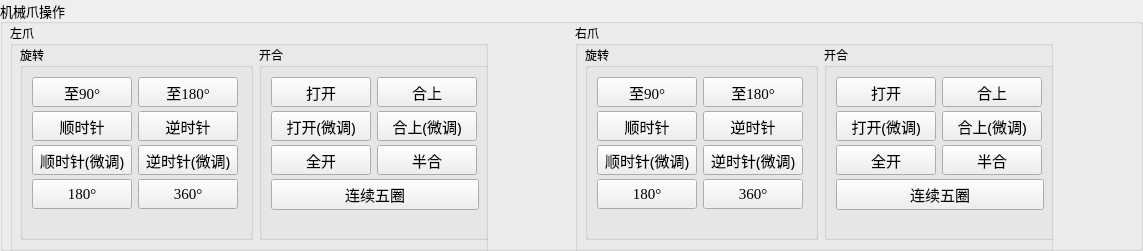
  <widget class="QGroupBox" name="groupBox">
   <property name="geometry">
    <rect>
     <x>0</x>
     <y>500</y>
     <width>1143</width>
     <height>251</height>
    </rect>
   </property>
   <property name="font">
    <font>
     <family>Agency FB</family>
     <pointsize>10</pointsize>
    </font>
   </property>
   <property name="title">
    <string>机械爪操作</string>
   </property>
   <widget class="QGroupBox" name="groupBox_left">
    <property name="geometry">
     <rect>
      <x>10</x>
      <y>23</y>
      <width>478</width>
      <height>241</height>
     </rect>
    </property>
    <property name="font">
     <font>
      <family>Agency FB</family>
      <pointsize>9</pointsize>
     </font>
    </property>
    <property name="title">
     <string>左爪</string>
    </property>
    <widget class="QWidget" name="layoutWidget">
     <property name="geometry">
      <rect>
       <x>10</x>
       <y>22</y>
       <width>471</width>
       <height>195</height>
      </rect>
     </property>
     <layout class="QHBoxLayout" name="horizontalLayout_4">
      <item>
       <widget class="QGroupBox" name="groupBox_left_rotation">
        <property name="title">
         <string>旋转</string>
        </property>
        <layout class="QFormLayout" name="formLayout_4">
         <property name="verticalSpacing">
          <number>4</number>
         </property>
         <item row="0" column="0">
          <widget class="QPushButton" name="btn_left_to90">
           <property name="sizePolicy">
            <sizepolicy hsizetype="Minimum" vsizetype="Maximum">
             <horstretch>0</horstretch>
             <verstretch>0</verstretch>
            </sizepolicy>
           </property>
           <property name="minimumSize">
            <size>
             <width>100</width>
             <height>30</height>
            </size>
           </property>
           <property name="maximumSize">
            <size>
             <width>100</width>
             <height>30</height>
            </size>
           </property>
           <property name="font">
            <font>
             <family>Times New Roman</family>
             <pointsize>11</pointsize>
            </font>
           </property>
           <property name="text">
            <string>至90°</string>
           </property>
          </widget>
         </item>
         <item row="0" column="1">
          <widget class="QPushButton" name="btn_left_to180">
           <property name="sizePolicy">
            <sizepolicy hsizetype="Minimum" vsizetype="Maximum">
             <horstretch>0</horstretch>
             <verstretch>0</verstretch>
            </sizepolicy>
           </property>
           <property name="minimumSize">
            <size>
             <width>100</width>
             <height>30</height>
            </size>
           </property>
           <property name="maximumSize">
            <size>
             <width>100</width>
             <height>30</height>
            </size>
           </property>
           <property name="font">
            <font>
             <family>Times New Roman</family>
             <pointsize>11</pointsize>
            </font>
           </property>
           <property name="text">
            <string>至180°</string>
           </property>
          </widget>
         </item>
         <item row="1" column="0">
          <widget class="QPushButton" name="btn_left_clockwise">
           <property name="sizePolicy">
            <sizepolicy hsizetype="Minimum" vsizetype="Maximum">
             <horstretch>0</horstretch>
             <verstretch>0</verstretch>
            </sizepolicy>
           </property>
           <property name="minimumSize">
            <size>
             <width>100</width>
             <height>30</height>
            </size>
           </property>
           <property name="maximumSize">
            <size>
             <width>100</width>
             <height>30</height>
            </size>
           </property>
           <property name="font">
            <font>
             <pointsize>11</pointsize>
            </font>
           </property>
           <property name="text">
            <string>顺时针</string>
           </property>
          </widget>
         </item>
         <item row="1" column="1">
          <widget class="QPushButton" name="btn_left_anticlockwise">
           <property name="sizePolicy">
            <sizepolicy hsizetype="Minimum" vsizetype="Maximum">
             <horstretch>0</horstretch>
             <verstretch>0</verstretch>
            </sizepolicy>
           </property>
           <property name="minimumSize">
            <size>
             <width>100</width>
             <height>30</height>
            </size>
           </property>
           <property name="maximumSize">
            <size>
             <width>100</width>
             <height>30</height>
            </size>
           </property>
           <property name="font">
            <font>
             <pointsize>11</pointsize>
            </font>
           </property>
           <property name="text">
            <string>逆时针</string>
           </property>
          </widget>
         </item>
         <item row="2" column="0">
          <widget class="QPushButton" name="btn_left_clockwise_small">
           <property name="sizePolicy">
            <sizepolicy hsizetype="Minimum" vsizetype="Maximum">
             <horstretch>0</horstretch>
             <verstretch>0</verstretch>
            </sizepolicy>
           </property>
           <property name="minimumSize">
            <size>
             <width>100</width>
             <height>30</height>
            </size>
           </property>
           <property name="maximumSize">
            <size>
             <width>100</width>
             <height>30</height>
            </size>
           </property>
           <property name="font">
            <font>
             <pointsize>11</pointsize>
            </font>
           </property>
           <property name="text">
            <string>顺时针(微调)</string>
           </property>
          </widget>
         </item>
         <item row="2" column="1">
          <widget class="QPushButton" name="btn_left_anticlockwise_small">
           <property name="sizePolicy">
            <sizepolicy hsizetype="Minimum" vsizetype="Maximum">
             <horstretch>0</horstretch>
             <verstretch>0</verstretch>
            </sizepolicy>
           </property>
           <property name="minimumSize">
            <size>
             <width>100</width>
             <height>30</height>
            </size>
           </property>
           <property name="maximumSize">
            <size>
             <width>100</width>
             <height>30</height>
            </size>
           </property>
           <property name="font">
            <font>
             <pointsize>11</pointsize>
            </font>
           </property>
           <property name="text">
            <string>逆时针(微调)</string>
           </property>
          </widget>
         </item>
         <item row="3" column="0">
          <widget class="QPushButton" name="btn_left_180">
           <property name="sizePolicy">
            <sizepolicy hsizetype="Minimum" vsizetype="Maximum">
             <horstretch>0</horstretch>
             <verstretch>0</verstretch>
            </sizepolicy>
           </property>
           <property name="minimumSize">
            <size>
             <width>100</width>
             <height>30</height>
            </size>
           </property>
           <property name="maximumSize">
            <size>
             <width>100</width>
             <height>30</height>
            </size>
           </property>
           <property name="font">
            <font>
             <family>Times New Roman</family>
             <pointsize>11</pointsize>
            </font>
           </property>
           <property name="text">
            <string>180°</string>
           </property>
          </widget>
         </item>
         <item row="3" column="1">
          <widget class="QPushButton" name="btn_left_5circle">
           <property name="sizePolicy">
            <sizepolicy hsizetype="Minimum" vsizetype="Maximum">
             <horstretch>0</horstretch>
             <verstretch>0</verstretch>
            </sizepolicy>
           </property>
           <property name="minimumSize">
            <size>
             <width>100</width>
             <height>30</height>
            </size>
           </property>
           <property name="maximumSize">
            <size>
             <width>100</width>
             <height>30</height>
            </size>
           </property>
           <property name="font">
            <font>
             <family>Times New Roman</family>
             <pointsize>11</pointsize>
            </font>
           </property>
           <property name="text">
            <string>360°</string>
           </property>
          </widget>
         </item>
        </layout>
        <zorder>btn_left_to90</zorder>
        <zorder>btn_left_180</zorder>
        <zorder>btn_left_clockwise_small</zorder>
        <zorder>btn_left_5circle</zorder>
        <zorder>btn_left_clockwise</zorder>
        <zorder>btn_left_anticlockwise</zorder>
        <zorder>btn_left_anticlockwise_small</zorder>
        <zorder>btn_left_to180</zorder>
       </widget>
      </item>
      <item>
       <widget class="QGroupBox" name="groupBox_left_open_close">
        <property name="title">
         <string>开合</string>
        </property>
        <layout class="QFormLayout" name="formLayout">
         <property name="verticalSpacing">
          <number>4</number>
         </property>
         <item row="0" column="0">
          <widget class="QPushButton" name="btn_left_open">
           <property name="sizePolicy">
            <sizepolicy hsizetype="Minimum" vsizetype="Maximum">
             <horstretch>0</horstretch>
             <verstretch>0</verstretch>
            </sizepolicy>
           </property>
           <property name="minimumSize">
            <size>
             <width>100</width>
             <height>30</height>
            </size>
           </property>
           <property name="maximumSize">
            <size>
             <width>100</width>
             <height>30</height>
            </size>
           </property>
           <property name="font">
            <font>
             <family>Adobe Caslon Pro</family>
             <pointsize>11</pointsize>
            </font>
           </property>
           <property name="text">
            <string>打开</string>
           </property>
          </widget>
         </item>
         <item row="0" column="1">
          <widget class="QPushButton" name="btn_left_close">
           <property name="sizePolicy">
            <sizepolicy hsizetype="Minimum" vsizetype="Maximum">
             <horstretch>0</horstretch>
             <verstretch>0</verstretch>
            </sizepolicy>
           </property>
           <property name="minimumSize">
            <size>
             <width>100</width>
             <height>30</height>
            </size>
           </property>
           <property name="maximumSize">
            <size>
             <width>100</width>
             <height>30</height>
            </size>
           </property>
           <property name="font">
            <font>
             <family>Adobe Caslon Pro</family>
             <pointsize>11</pointsize>
            </font>
           </property>
           <property name="text">
            <string>合上</string>
           </property>
          </widget>
         </item>
         <item row="1" column="0">
          <widget class="QPushButton" name="btn_left_open_small">
           <property name="sizePolicy">
            <sizepolicy hsizetype="Minimum" vsizetype="Maximum">
             <horstretch>0</horstretch>
             <verstretch>0</verstretch>
            </sizepolicy>
           </property>
           <property name="minimumSize">
            <size>
             <width>100</width>
             <height>30</height>
            </size>
           </property>
           <property name="maximumSize">
            <size>
             <width>100</width>
             <height>30</height>
            </size>
           </property>
           <property name="font">
            <font>
             <pointsize>11</pointsize>
            </font>
           </property>
           <property name="text">
            <string>打开(微调)</string>
           </property>
          </widget>
         </item>
         <item row="1" column="1">
          <widget class="QPushButton" name="btn_left_close_small">
           <property name="sizePolicy">
            <sizepolicy hsizetype="Minimum" vsizetype="Maximum">
             <horstretch>0</horstretch>
             <verstretch>0</verstretch>
            </sizepolicy>
           </property>
           <property name="minimumSize">
            <size>
             <width>100</width>
             <height>30</height>
            </size>
           </property>
           <property name="maximumSize">
            <size>
             <width>100</width>
             <height>30</height>
            </size>
           </property>
           <property name="font">
            <font>
             <pointsize>11</pointsize>
            </font>
           </property>
           <property name="text">
            <string>合上(微调)</string>
           </property>
          </widget>
         </item>
         <item row="2" column="0">
          <widget class="QPushButton" name="btn_left_open_all">
           <property name="sizePolicy">
            <sizepolicy hsizetype="Minimum" vsizetype="Maximum">
             <horstretch>0</horstretch>
             <verstretch>0</verstretch>
            </sizepolicy>
           </property>
           <property name="minimumSize">
            <size>
             <width>100</width>
             <height>30</height>
            </size>
           </property>
           <property name="maximumSize">
            <size>
             <width>100</width>
             <height>30</height>
            </size>
           </property>
           <property name="font">
            <font>
             <pointsize>11</pointsize>
            </font>
           </property>
           <property name="text">
            <string>全开</string>
           </property>
          </widget>
         </item>
         <item row="2" column="1">
          <widget class="QPushButton" name="btn_left_close_half">
           <property name="sizePolicy">
            <sizepolicy hsizetype="Minimum" vsizetype="Maximum">
             <horstretch>0</horstretch>
             <verstretch>0</verstretch>
            </sizepolicy>
           </property>
           <property name="minimumSize">
            <size>
             <width>100</width>
             <height>30</height>
            </size>
           </property>
           <property name="maximumSize">
            <size>
             <width>100</width>
             <height>30</height>
            </size>
           </property>
           <property name="font">
            <font>
             <pointsize>11</pointsize>
            </font>
           </property>
           <property name="text">
            <string>半合</string>
           </property>
          </widget>
         </item>
         <item row="3" column="0" colspan="2">
          <widget class="QPushButton" name="btn_test1">
           <property name="sizePolicy">
            <sizepolicy hsizetype="Minimum" vsizetype="Maximum">
             <horstretch>0</horstretch>
             <verstretch>0</verstretch>
            </sizepolicy>
           </property>
           <property name="minimumSize">
            <size>
             <width>0</width>
             <height>30</height>
            </size>
           </property>
           <property name="font">
            <font>
             <pointsize>11</pointsize>
            </font>
           </property>
           <property name="text">
            <string>连续五圈</string>
           </property>
          </widget>
         </item>
        </layout>
       </widget>
      </item>
     </layout>
    </widget>
   </widget>
   <widget class="QGroupBox" name="groupBox_right">
    <property name="geometry">
     <rect>
      <x>575</x>
      <y>23</y>
      <width>478</width>
      <height>241</height>
     </rect>
    </property>
    <property name="font">
     <font>
      <family>Agency FB</family>
      <pointsize>9</pointsize>
     </font>
    </property>
    <property name="title">
     <string>右爪</string>
    </property>
    <widget class="QWidget" name="layoutWidget">
     <property name="geometry">
      <rect>
       <x>10</x>
       <y>22</y>
       <width>471</width>
       <height>195</height>
      </rect>
     </property>
     <layout class="QHBoxLayout" name="horizontalLayout_5">
      <item>
       <widget class="QGroupBox" name="groupBox_right_rotation">
        <property name="title">
         <string>旋转</string>
        </property>
        <layout class="QFormLayout" name="formLayout_3">
         <property name="verticalSpacing">
          <number>4</number>
         </property>
         <item row="0" column="0">
          <widget class="QPushButton" name="btn_right_to90">
           <property name="sizePolicy">
            <sizepolicy hsizetype="Minimum" vsizetype="Maximum">
             <horstretch>0</horstretch>
             <verstretch>0</verstretch>
            </sizepolicy>
           </property>
           <property name="minimumSize">
            <size>
             <width>100</width>
             <height>30</height>
            </size>
           </property>
           <property name="maximumSize">
            <size>
             <width>100</width>
             <height>30</height>
            </size>
           </property>
           <property name="font">
            <font>
             <family>Times New Roman</family>
             <pointsize>11</pointsize>
            </font>
           </property>
           <property name="text">
            <string>至90°</string>
           </property>
          </widget>
         </item>
         <item row="0" column="1">
          <widget class="QPushButton" name="btn_right_to180">
           <property name="sizePolicy">
            <sizepolicy hsizetype="Minimum" vsizetype="Maximum">
             <horstretch>0</horstretch>
             <verstretch>0</verstretch>
            </sizepolicy>
           </property>
           <property name="minimumSize">
            <size>
             <width>100</width>
             <height>30</height>
            </size>
           </property>
           <property name="maximumSize">
            <size>
             <width>100</width>
             <height>30</height>
            </size>
           </property>
           <property name="font">
            <font>
             <family>Times New Roman</family>
             <pointsize>11</pointsize>
            </font>
           </property>
           <property name="text">
            <string>至180°</string>
           </property>
          </widget>
         </item>
         <item row="1" column="0">
          <widget class="QPushButton" name="btn_right_clockwise">
           <property name="sizePolicy">
            <sizepolicy hsizetype="Minimum" vsizetype="Maximum">
             <horstretch>0</horstretch>
             <verstretch>0</verstretch>
            </sizepolicy>
           </property>
           <property name="minimumSize">
            <size>
             <width>100</width>
             <height>30</height>
            </size>
           </property>
           <property name="maximumSize">
            <size>
             <width>100</width>
             <height>30</height>
            </size>
           </property>
           <property name="font">
            <font>
             <pointsize>11</pointsize>
            </font>
           </property>
           <property name="text">
            <string>顺时针</string>
           </property>
          </widget>
         </item>
         <item row="1" column="1">
          <widget class="QPushButton" name="btn_right_anticlockwise">
           <property name="sizePolicy">
            <sizepolicy hsizetype="Minimum" vsizetype="Maximum">
             <horstretch>0</horstretch>
             <verstretch>0</verstretch>
            </sizepolicy>
           </property>
           <property name="minimumSize">
            <size>
             <width>100</width>
             <height>30</height>
            </size>
           </property>
           <property name="maximumSize">
            <size>
             <width>100</width>
             <height>30</height>
            </size>
           </property>
           <property name="font">
            <font>
             <pointsize>11</pointsize>
            </font>
           </property>
           <property name="text">
            <string>逆时针</string>
           </property>
          </widget>
         </item>
         <item row="2" column="0">
          <widget class="QPushButton" name="btn_right_clockwise_small">
           <property name="sizePolicy">
            <sizepolicy hsizetype="Minimum" vsizetype="Maximum">
             <horstretch>0</horstretch>
             <verstretch>0</verstretch>
            </sizepolicy>
           </property>
           <property name="minimumSize">
            <size>
             <width>100</width>
             <height>30</height>
            </size>
           </property>
           <property name="maximumSize">
            <size>
             <width>100</width>
             <height>30</height>
            </size>
           </property>
           <property name="font">
            <font>
             <pointsize>11</pointsize>
            </font>
           </property>
           <property name="text">
            <string>顺时针(微调)</string>
           </property>
          </widget>
         </item>
         <item row="2" column="1">
          <widget class="QPushButton" name="btn_right_anticlockwise_small">
           <property name="sizePolicy">
            <sizepolicy hsizetype="Minimum" vsizetype="Maximum">
             <horstretch>0</horstretch>
             <verstretch>0</verstretch>
            </sizepolicy>
           </property>
           <property name="minimumSize">
            <size>
             <width>100</width>
             <height>30</height>
            </size>
           </property>
           <property name="maximumSize">
            <size>
             <width>100</width>
             <height>30</height>
            </size>
           </property>
           <property name="font">
            <font>
             <pointsize>11</pointsize>
            </font>
           </property>
           <property name="text">
            <string>逆时针(微调)</string>
           </property>
          </widget>
         </item>
         <item row="3" column="0">
          <widget class="QPushButton" name="btn_right_180">
           <property name="sizePolicy">
            <sizepolicy hsizetype="Minimum" vsizetype="Maximum">
             <horstretch>0</horstretch>
             <verstretch>0</verstretch>
            </sizepolicy>
           </property>
           <property name="minimumSize">
            <size>
             <width>100</width>
             <height>30</height>
            </size>
           </property>
           <property name="maximumSize">
            <size>
             <width>100</width>
             <height>30</height>
            </size>
           </property>
           <property name="font">
            <font>
             <family>Times New Roman</family>
             <pointsize>11</pointsize>
            </font>
           </property>
           <property name="text">
            <string>180°</string>
           </property>
          </widget>
         </item>
         <item row="3" column="1">
          <widget class="QPushButton" name="btn_right_5circle">
           <property name="sizePolicy">
            <sizepolicy hsizetype="Minimum" vsizetype="Maximum">
             <horstretch>0</horstretch>
             <verstretch>0</verstretch>
            </sizepolicy>
           </property>
           <property name="minimumSize">
            <size>
             <width>100</width>
             <height>30</height>
            </size>
           </property>
           <property name="maximumSize">
            <size>
             <width>100</width>
             <height>30</height>
            </size>
           </property>
           <property name="font">
            <font>
             <family>Times New Roman</family>
             <pointsize>11</pointsize>
            </font>
           </property>
           <property name="text">
            <string>360°</string>
           </property>
          </widget>
         </item>
        </layout>
       </widget>
      </item>
      <item>
       <widget class="QGroupBox" name="groupBox_right_open_close">
        <property name="title">
         <string>开合</string>
        </property>
        <layout class="QFormLayout" name="formLayout_2">
         <property name="verticalSpacing">
          <number>4</number>
         </property>
         <item row="0" column="0">
          <widget class="QPushButton" name="btn_right_open">
           <property name="sizePolicy">
            <sizepolicy hsizetype="Minimum" vsizetype="Maximum">
             <horstretch>0</horstretch>
             <verstretch>0</verstretch>
            </sizepolicy>
           </property>
           <property name="minimumSize">
            <size>
             <width>100</width>
             <height>30</height>
            </size>
           </property>
           <property name="maximumSize">
            <size>
             <width>100</width>
             <height>30</height>
            </size>
           </property>
           <property name="font">
            <font>
             <family>Adobe Caslon Pro</family>
             <pointsize>11</pointsize>
            </font>
           </property>
           <property name="text">
            <string>打开</string>
           </property>
          </widget>
         </item>
         <item row="0" column="1">
          <widget class="QPushButton" name="btn_right_close">
           <property name="sizePolicy">
            <sizepolicy hsizetype="Minimum" vsizetype="Maximum">
             <horstretch>0</horstretch>
             <verstretch>0</verstretch>
            </sizepolicy>
           </property>
           <property name="minimumSize">
            <size>
             <width>100</width>
             <height>30</height>
            </size>
           </property>
           <property name="maximumSize">
            <size>
             <width>100</width>
             <height>30</height>
            </size>
           </property>
           <property name="font">
            <font>
             <family>Adobe Caslon Pro</family>
             <pointsize>11</pointsize>
            </font>
           </property>
           <property name="text">
            <string>合上</string>
           </property>
          </widget>
         </item>
         <item row="1" column="0">
          <widget class="QPushButton" name="btn_right_open_small">
           <property name="sizePolicy">
            <sizepolicy hsizetype="Minimum" vsizetype="Maximum">
             <horstretch>0</horstretch>
             <verstretch>0</verstretch>
            </sizepolicy>
           </property>
           <property name="minimumSize">
            <size>
             <width>100</width>
             <height>30</height>
            </size>
           </property>
           <property name="maximumSize">
            <size>
             <width>100</width>
             <height>30</height>
            </size>
           </property>
           <property name="font">
            <font>
             <pointsize>11</pointsize>
            </font>
           </property>
           <property name="text">
            <string>打开(微调)</string>
           </property>
          </widget>
         </item>
         <item row="1" column="1">
          <widget class="QPushButton" name="btn_right_close_small">
           <property name="sizePolicy">
            <sizepolicy hsizetype="Minimum" vsizetype="Maximum">
             <horstretch>0</horstretch>
             <verstretch>0</verstretch>
            </sizepolicy>
           </property>
           <property name="minimumSize">
            <size>
             <width>100</width>
             <height>30</height>
            </size>
           </property>
           <property name="maximumSize">
            <size>
             <width>100</width>
             <height>30</height>
            </size>
           </property>
           <property name="font">
            <font>
             <pointsize>11</pointsize>
            </font>
           </property>
           <property name="text">
            <string>合上(微调)</string>
           </property>
          </widget>
         </item>
         <item row="2" column="0">
          <widget class="QPushButton" name="btn_right_open_all">
           <property name="sizePolicy">
            <sizepolicy hsizetype="Minimum" vsizetype="Maximum">
             <horstretch>0</horstretch>
             <verstretch>0</verstretch>
            </sizepolicy>
           </property>
           <property name="minimumSize">
            <size>
             <width>100</width>
             <height>30</height>
            </size>
           </property>
           <property name="maximumSize">
            <size>
             <width>100</width>
             <height>30</height>
            </size>
           </property>
           <property name="font">
            <font>
             <pointsize>11</pointsize>
            </font>
           </property>
           <property name="text">
            <string>全开</string>
           </property>
          </widget>
         </item>
         <item row="2" column="1">
          <widget class="QPushButton" name="btn_right_close_half">
           <property name="sizePolicy">
            <sizepolicy hsizetype="Minimum" vsizetype="Maximum">
             <horstretch>0</horstretch>
             <verstretch>0</verstretch>
            </sizepolicy>
           </property>
           <property name="minimumSize">
            <size>
             <width>100</width>
             <height>30</height>
            </size>
           </property>
           <property name="maximumSize">
            <size>
             <width>100</width>
             <height>30</height>
            </size>
           </property>
           <property name="font">
            <font>
             <pointsize>11</pointsize>
            </font>
           </property>
           <property name="text">
            <string>半合</string>
           </property>
          </widget>
         </item>
         <item row="3" column="0" colspan="2">
          <widget class="QPushButton" name="btn_test2">
           <property name="sizePolicy">
            <sizepolicy hsizetype="Minimum" vsizetype="Maximum">
             <horstretch>0</horstretch>
             <verstretch>0</verstretch>
            </sizepolicy>
           </property>
           <property name="minimumSize">
            <size>
             <width>0</width>
             <height>30</height>
            </size>
           </property>
           <property name="font">
            <font>
             <pointsize>11</pointsize>
            </font>
           </property>
           <property name="text">
            <string>连续五圈</string>
           </property>
          </widget>
         </item>
        </layout>
       </widget>
      </item>
     </layout>
    </widget>
   </widget>
  </widget>
